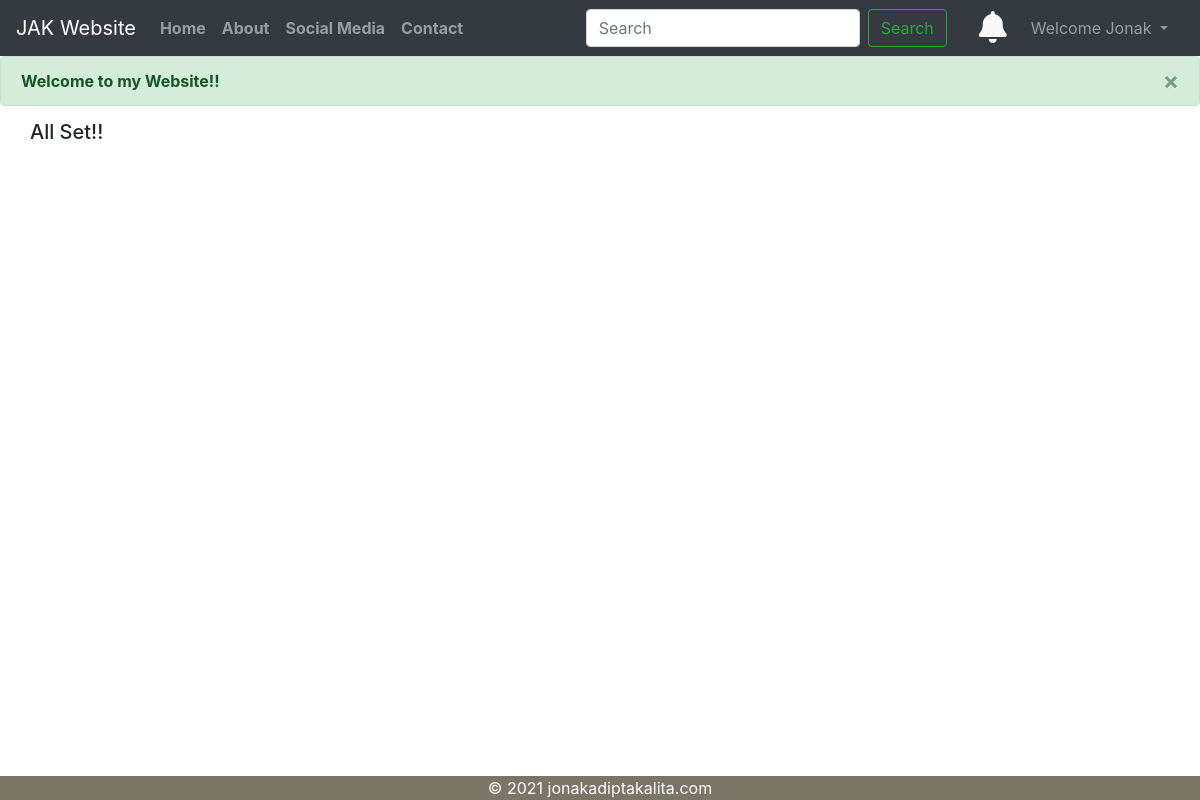
The app's page /your_profile/notifications/ (signed in), older data.
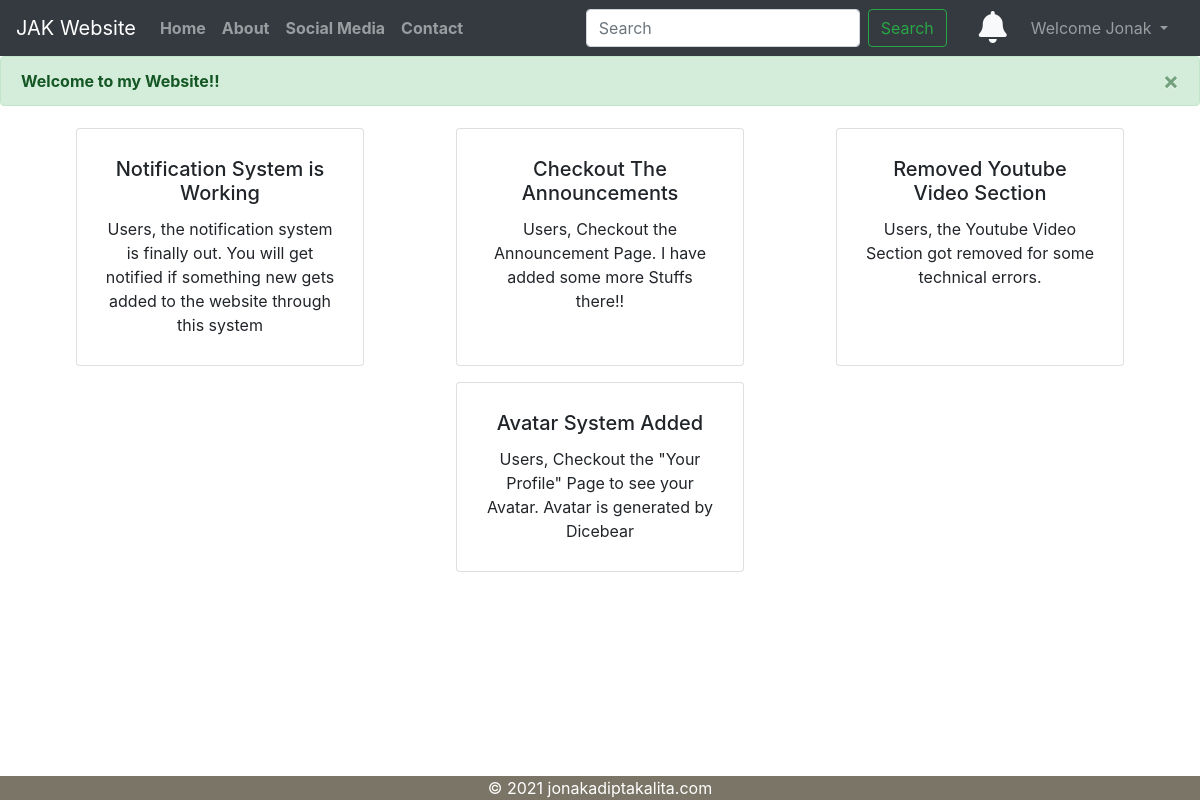
The same page, newer data.
### your_profile/models.py (models this page shows, shortened)
class Notification(models.Model):
    notification_id = models.AutoField(primary_key=True)
    notification_name = models.CharField(max_length=50, default="")
    notification_text = models.CharField(max_length=300, default="")

### your_profile/views.py (the view)
# urls.py: path("notifications/", views.notifications, name="notifications"),
def notifications(request):
    if request.user.is_authenticated:
        notifications = Notification.objects.all()
        context = {"notifications": notifications}
        return render(request, "your_profile/notifications.html", context)
    else:
        return render(request, "404Error.html")

### main_app/context_processors.py (called while the page is built)
def RECAPTCHA_CLIENT_KEY_Func(request):
    return {"RECAPTCHA_CLIENT_KEY": credentials.RECAPTCHA_CLIENT_KEY}

### templates/your_profile/notifications.html (shortened to what this page needs)
{% extends "base.html" %}
{% block body %}
	<div class="container">
		<div class="row">
			{% if notifications %}
				{% for notification in notifications%}
					<div
						class="card mx-auto my-2 p-2 align-items-center"
						style="width: 18rem;"
					>
						<div class="card-body">
							<h5 class="card-title text-center">
								{{ notification.notification_name }}
							</h5>
							<p class="card-text text-center">
								{{ notification.notification_text }}
							</p>
						</div>
					</div>
				{% endfor %}
			{% else %}
				<center><h5>All Set!!</h5></center>
			{% endif %}
		</div>
	</div>
{% endblock %}

### templates/base.html (shortened to what this page needs)
<!doctype html>
<html lang="en">
{% load static %}
	<head>
		<link
			rel="stylesheet"
			href="https://cdn.jsdelivr.net/npm/bootstrap@4.6.0/dist/css/bootstrap.min.css"
		/>
		<link rel="stylesheet" href="{% static 'styles/base.css' %}" />
	</head>
	<body>
		<div class="main_body" id="main_body">
			<div class="header fixed-top">
				<nav class="navbar navbar-expand-lg navbar-dark bg-dark">
					<a class="navbar-brand" href="/">
						JAK Website
					</a>
					<div class="collapse navbar-collapse" id="navbarNavDropdown">
						<ul class="navbar-nav mr-auto">
							<li class="nav-item font-weight-bold">
								<a
									class="nav-link"
									href="/"
								>
									Home<span class="sr-only">(current)</span>
								</a>
							</li>
							<li class="nav-item font-weight-bold">
								 <a
									class="nav-link"
									href="/about/"
								>
									About<span class="sr-only">(current)</span>
								</a>
							</li>
							<li class="nav-item font-weight-bold">
								<a
									class="nav-link"
									href="/social_media/"
								>
									Social Media<span class="sr-only">(current)</span>
								</a>
							</li>
							<li class="nav-item font-weight-bold">
								<a
									class="nav-link"
									href="/contact_me/"
								>
									Contact<span class="sr-only">(current)</span>
								</a>
							</li>
						</ul>
						<form
							method="get"
							action="/search"
							class="form-inline my-2 my-lg-0 mr-3"
						>
							<input
								class="form-control mr-sm-2"
								type="search"
								placeholder="Search"
								aria-label="Search"
								name="query"
								id="query"
							/>
							<button
								class="btn btn-outline-success my-2 my-sm-0"
								type="submit"
							>
								Search
							</button>
						</form>
						{% if user.is_authenticated %}
							<a
								class="text-light mx-3"
								href="/your_profile/notifications"
								role="button"
							>
								<i class="fa fa-bell fa-2x"></i>
							</a>
							<ul class="navbar-nav navbar-default">
								<li class="nav-item dropdown give__margin_pls">
									<a
										class="nav-link dropdown-toggle"
										href="#"
										id="navbarDropdown"
										role="button"
										data-toggle="dropdown"
										aria-haspopup="true"
										aria-expanded="false"
									>
										Welcome {{ request.user }}
									</a>
								</li>
							</ul>
						{% endif %}
					</div>
				</nav>
				{% if messages %}
					{% for message in messages %}
						<div
							class="alert alert-{{ message.tags }} alert-dismissible fade show"
							role="alert"
						>
							<strong>Message: </strong> {{ message }}
							<button
								type="button"
								class="close close_button"
								data-dismiss="alert"
								aria-label="Close"
							>
							  <span aria-hidden="true">&times;</span>
							</button>
						</div>
					{% endfor %}
				{% else %}
					<div class="alert alert-success alert-dismissible fade show" role="alert">
						<strong>Welcome to my Website!!</strong>
						<button
							type="button"
							class="close close_button"
							data-dismiss="alert"
							aria-label="Close"
						>
						  <span aria-hidden="true">&times;</span>
						</button>
					</div>
				{% endif %}
			</div>
			<br />
			<br />
			<br />
			<br />
			<br />
			{% block body %}
			{% endblock %}
			<footer class="footer">
				<p class="mb-0 mt-0 text-center">&copy; 2021 jonakadiptakalita.com</p>
			</footer>
		</div>
	</body>
</html>

### static/styles/base.css (style rules this page uses)
.footer { position: fixed; left: 0; bottom: 0; width: 100%; background-color: #7a7566; color: white; text-align: center; display: block; }
.close_button { outline: none !important; }
.give__margin_pls { margin-right: 8px; }
body { overflow: -moz-scrollbars-none; }
body { -ms-overflow-style: none; }

Row changes from the older to the newer data that the page shows:
added Notification: notification_name "Notification System is Working", notification_text "Users, the notification system is finally out. You will get notified if something new gets added to the website through this system"
added Notification: notification_name "Checkout The Announcements", notification_text "Users, Checkout the Announcement Page. I have added some more Stuffs there!!"
added Notification: notification_name "Removed Youtube Video Section", notification_text "Users, the Youtube Video Section got removed for some technical errors."
added Notification: notification_name "Avatar System Added", notification_text "Users, Checkout the \"Your Profile\" Page to see your Avatar. Avatar is generated by Dicebear"
Text that changed along with them:
text no longer shown: "All Set!!"
